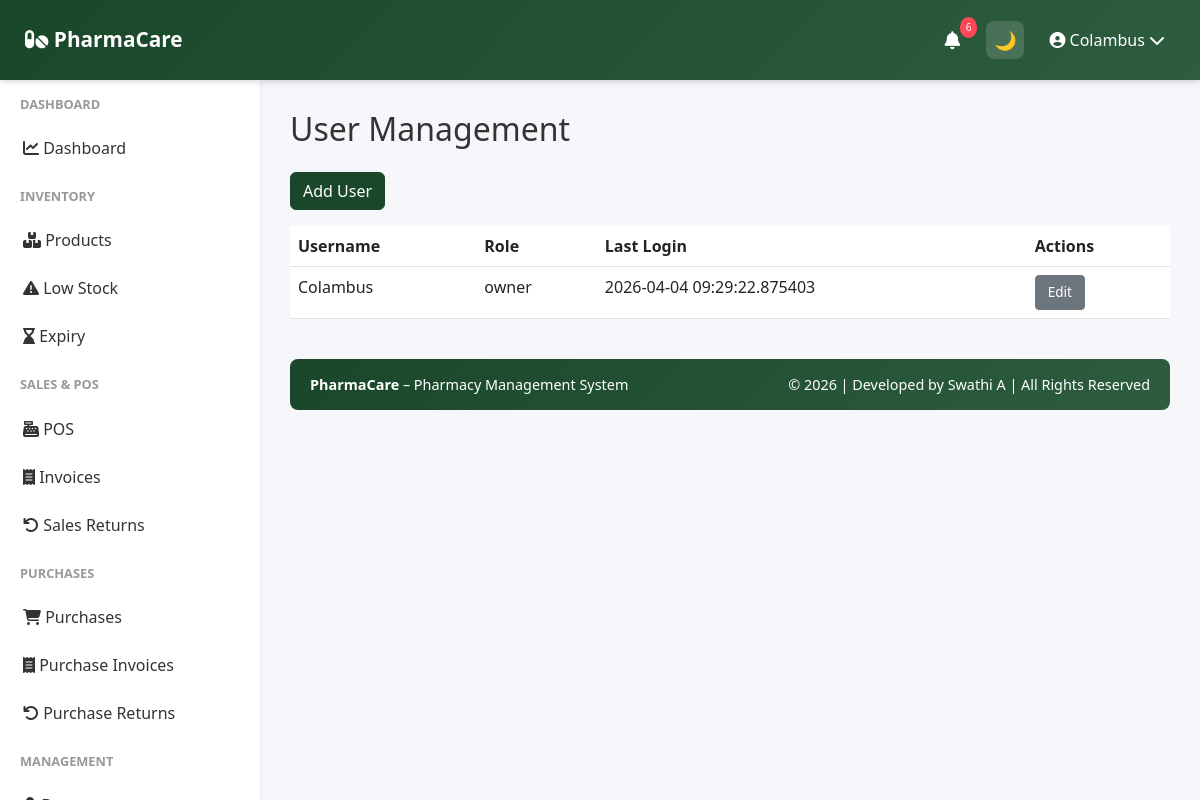
The app's page /users/ (signed in) with its own data.
### app/models.py (models this page shows, shortened)
class User(UserMixin, db.Model):
    __tablename__ = 'user'
    id = db.Column(db.Integer, primary_key=True)
    company_id = db.Column(db.Integer, db.ForeignKey('company.id'), nullable=False)
    role = db.Column(db.String(20), default='manager')
    username = db.Column(db.String(255), unique=True, nullable=False)
    password_hash = db.Column(db.String(255), nullable=False)
    is_active = db.Column(db.Boolean, default=True)
    last_login = db.Column(db.DateTime)
    created_date = db.Column(db.DateTime, default=datetime.utcnow)
    updated_date = db.Column(db.DateTime, default=datetime.utcnow, onupdate=datetime.utcnow)
    company = db.relationship('Company', back_populates='user')

### app/routes/users.py (the view)
@users_bp.route('/')
@login_required
@require_roles('owner')
def users_list():
    company_id = current_user.company_id
    users = User.query.filter_by(company_id=company_id).order_by(User.username).all()
    return render_template('users/list.html', users=users)

### app/utils.py (called while the page is built)
def require_roles(*roles):
    def decorator(f):
        @wraps(f)
        def wrapped(*args, **kwargs):
            if not current_user.is_authenticated:
                return redirect(url_for('auth.login'))
            if current_user.role not in roles:
                return redirect(url_for('auth.access_denied'))
            return f(*args, **kwargs)
        return wrapped
    return decorator

### app/templates/users/list.html (shortened to what this page needs)
{% extends "base.html" %}
{% block content %}
<h2 class="mb-4">User Management</h2>
<a href="{{ url_for('users.add_user') }}" class="btn btn-primary mb-3">Add User</a>
<table class="table table-hover">
    <thead>
        <tr>
            <th>Username</th>
            <th>Role</th>
            <th>Last Login</th>
            <th>Actions</th>
        </tr>
    </thead>
    <tbody>
        {% for user in users %}
        <tr>
            <td>{{ user.username }}</td>
            <td>{{ user.role }}</td>
            <td>{{ user.last_login }}</td>
            <td>
                <a href="{{ url_for('users.edit_user', user_id=user.id) }}" class="btn btn-sm btn-secondary">Edit</a>
            </td>
        </tr>
        {% endfor %}
    </tbody>
</table>
{% endblock %}

### app/templates/base.html (shortened to what this page needs)
<!doctype html>
<html lang="en" data-theme="light">
  <head>
    <link
      href="https://cdn.jsdelivr.net/npm/bootstrap@5.3.0/dist/css/bootstrap.min.css"
      rel="stylesheet"
    />
    <link
      rel="stylesheet"
      href="https://cdnjs.cloudflare.com/ajax/libs/font-awesome/6.4.0/css/all.min.css"
    />
  </head>
  <body>
   <nav class="navbar">
  <a class="navbar-brand" href="{{ url_for('dashboard.dashboard') }}">
    <i class="fas fa-pills"></i> PharmaCare
  </a>
  <div class="navbar-right">
    <div class="nav-icon dropdown">
      <a href="#" data-bs-toggle="dropdown">
        <i class="fas fa-bell"></i>
        <span id="alert-badge" class="notification-badge">3</span>
      </a>
    </div>
    <button id="themeToggle" class="nav-icon">
      🌙
    </button>
    <div class="user-menu-navbar dropdown">
      <a href="#" data-bs-toggle="dropdown">
        <i class="fas fa-user-circle"></i>
        {{ current_user.username }}
        <i class="fas fa-chevron-down"></i>
      </a>
    </div>
  </div>
</nav>
    {% if current_user.is_authenticated %}
    <div class="sidebar">
      <nav class="nav flex-column">
        {% if current_user.company and current_user.company.company_name ==
        'Platform Admin' %}
        <div class="nav-section-title">Admin</div>
        <a
          class="nav-link {% if 'admin/companies' in request.path %}active{% endif %}"
          href="{{ url_for('admin.companies_list') }}"
        >
          <i class="fas fa-building"></i> Companies
        </a>
        <a class="nav-link" href="{{ url_for('auth.profile') }}">
          <i class="fas fa-cog"></i> Settings
        </a>
        {% else %}
        <div class="nav-section-title">Dashboard</div>
        <a
          class="nav-link {% if request.endpoint == 'dashboard.dashboard' %}active{% endif %}"
          href="{{ url_for('dashboard.dashboard') }}"
        >
          <i class="fas fa-chart-line"></i> Dashboard
        </a>
        <div class="nav-section-title">Inventory</div>
        <a
          class="nav-link {% if 'inventory' in request.path %}active{% endif %}"
          href="{{ url_for('inventory.products_list') }}"
        >
          <i class="fas fa-boxes"></i> Products
        </a>
        <a
          class="nav-link {% if request.endpoint == 'inventory.low_stock_report' %}active{% endif %}"
          href="{{ url_for('inventory.low_stock_report') }}"
        >
          <i class="fas fa-exclamation-triangle"></i> Low Stock
        </a>
        <a
          class="nav-link {% if request.endpoint == 'inventory.expiry_report' %}active{% endif %}"
          href="{{ url_for('inventory.expiry_report') }}"
        >
          <i class="fas fa-hourglass-end"></i> Expiry
        </a>
        <div class="nav-section-title">Sales & POS</div>
        <a
          class="nav-link {% if request.endpoint == 'sales.pos' %}active{% endif %}"
          href="{{ url_for('sales.pos') }}"
        >
          <i class="fas fa-cash-register"></i> POS
        </a>
        <a
          class="nav-link {% if 'invoices' in request.path %}active{% endif %}"
          href="{{ url_for('sales.invoices_list') }}"
        >
          <i class="fas fa-receipt"></i> Invoices
        </a>
        <a
          class="nav-link {% if request.endpoint == 'sales.sales_returns_list' %}active{% endif %}"
          href="{{ url_for('sales.sales_returns_list') }}"
        >
          <i class="fas fa-undo"></i> Sales Returns
        </a>
<div class="nav-section-title">Purchases</div>
<a
  class="nav-link {% if request.endpoint == 'purchases.purchases_list' %}active{% endif %}"
  href="{{ url_for('purchases.purchases_list') }}"
>
  <i class="fas fa-shopping-cart"></i> Purchases
</a>
<a
  class="nav-link {% if 'purchases' in request.path %}active{% endif %}"
  href="{{ url_for('purchases.purchases_list') }}"
>
  <i class="fas fa-receipt"></i> Purchase Invoices
</a>
<a
  class="nav-link {% if request.endpoint == 'purchases.returns_list' %}active{% endif %}"
  href="{{ url_for('purchases.returns_list') }}"
>
  <i class="fas fa-undo"></i> Purchase Returns
</a>
        <div class="nav-section-title">Management</div>
        <a
          class="nav-link {% if 'doctors' in request.path %}active{% endif %}"
          href="{{ url_for('doctors.doctors_list') }}"
        >
        </a>
        {% endif %}
      </nav>
    </div>
    {% endif %}
    <div
      class="{% if current_user.is_authenticated %}main-content{% else %}auth-page{% endif %}"
    >
       {% block content %}{% endblock %}
      <footer class="footer text-center">
        <div class="row">
          <div class="col-md-6 text-md-start">
            <strong>PharmaCare</strong> – Pharmacy Management System
          </div>
          <div class="col-md-6 text-md-end">
            © 2026 | Developed by Swathi A | All Rights Reserved
          </div>
        </div>
      </footer>
    </div>
  </body>
</html>

### app/templates/base.html (style rules this page uses)
:root { --primary-color: #1a472a; --secondary-color: #2d5c3f; --danger-color: #dc3545; --success-color: #28a745; --warning-color: #ffc107; --info-color: #17a2b8; --bg-color: #f5f7fa; --text-color: #333; --card-bg: #ffffff; --sidebar-bg: #ffffff; }
body { font-family: "Segoe UI", Tahoma, Geneva, Verdana, sans-serif; background: var(--bg-color); color: var(--text-color); }
.navbar { background: linear-gradient(135deg,var(--primary-color),var(--secondary-color)); box-shadow:0 2px 6px rgba(0,0,0,0.15); position:fixed; top:0; left:0; width:100%; height: 80px; z-index:1000; display:flex; align-items:center; justify-content:space-between; padding:0 25px; }
.navbar-brand { font-weight:600; font-size:1.3rem; }
.navbar-right { display:flex; align-items:center; gap:15px; }
.nav-icon { width:38px; height:38px; display:flex; align-items:center; justify-content:center; border-radius:8px; color:#fff; font-size:18px; cursor:pointer; position:relative; transition:all 0.25s ease; }
.navbar a { color:white !important; text-decoration:none; }
#themeToggle { border:none; background:rgba(255,255,255,0.15); width:38px; height:38px; border-radius:8px; display:flex; align-items:center; justify-content:center; font-size:18px; cursor:pointer; }
.navbar .fa-bell { color:white; }
.notification-badge { position:absolute; top:-4px; right:-6px; background:#ff4757; color:white; font-size:10px; padding:3px 6px; border-radius:50%; }
.user-menu-navbar { display:flex; align-items:center; gap:8px; color:white; font-weight:500; cursor:pointer; padding:6px 10px; border-radius:8px; transition:all 0.25s ease; }
.sidebar { background: var(--sidebar-bg); box-shadow:0 2px 4px rgba(0,0,0,0.1); position:fixed; top:80px; left:0; bottom:0; width:260px; overflow-y:auto; }
.sidebar .nav-link { color:var(--text-color); padding:12px 20px; border-left:3px solid transparent; transition:.3s; }
.sidebar .nav-section-title { font-size:.8rem; font-weight:600; color:#999; text-transform:uppercase; padding:15px 20px 10px; }
.main-content { margin-left:260px; margin-top:80px; padding:30px; }
.btn-primary { background:var(--primary-color); border-color:var(--primary-color); }
.btn-sm { padding:6px 12px; font-size:.85rem; }
.footer { background:linear-gradient(135deg,var(--primary-color),var(--secondary-color)); color:#fff; padding:15px 20px; margin-top:40px; border-radius:8px; font-size:.9rem; }

### records on screen
User: username "Colambus", role "owner", last_login "2026-04-04 09:29:22.875403"
